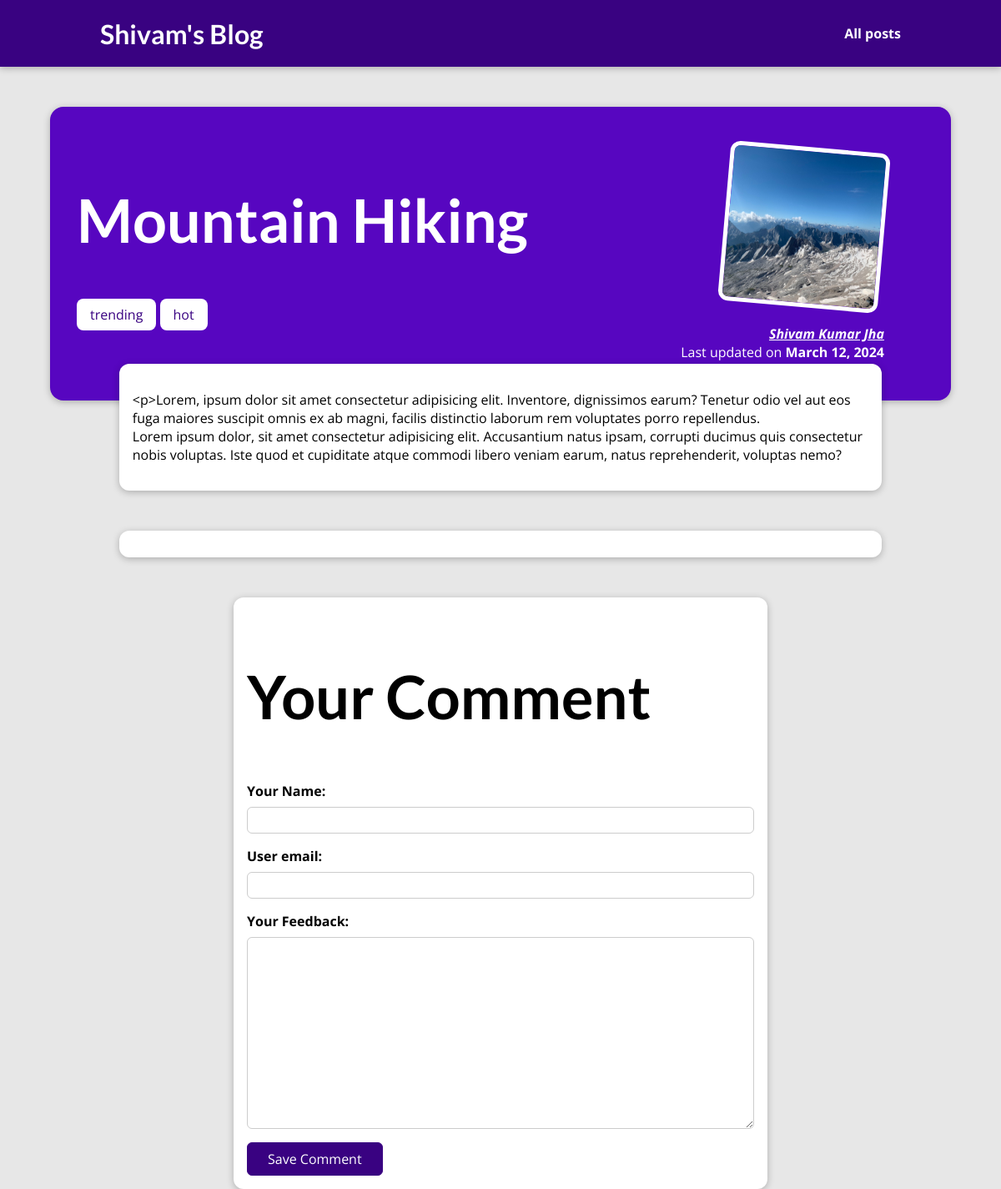
Page /posts/hike-in-the-mountains on the earlier database version.
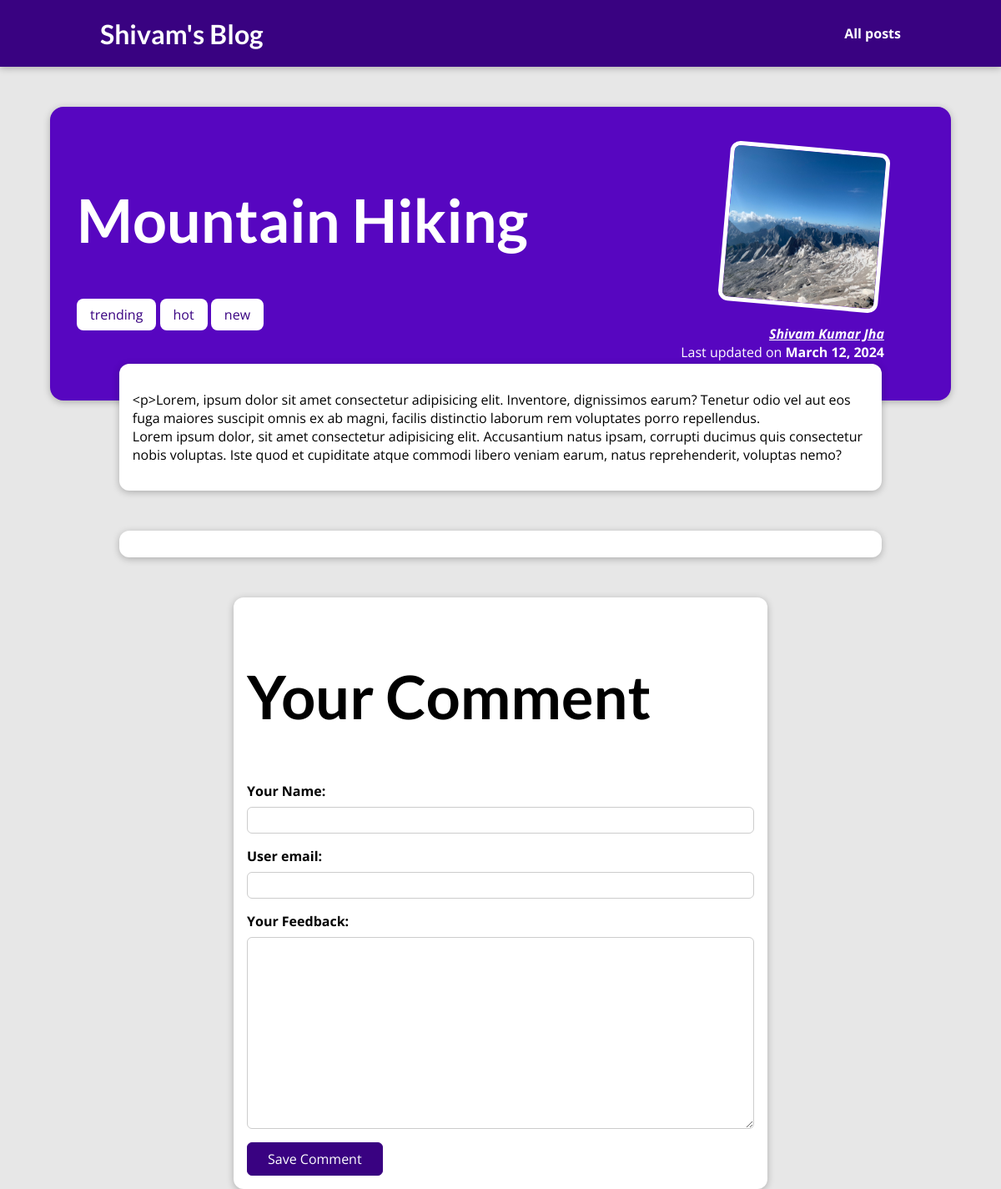
Same page on the later database version.
### blog/models.py (models this page shows, shortened)
class Blog(models.Model):
    title=models.CharField(max_length=50,null=False)
    image=models.ImageField(upload_to="images",null=True)
    excerpt=models.CharField(max_length=100)
    date=models.DateField()
    slug=models.SlugField(default="",blank=True, null=False,db_index=True)
    content=models.TextField(max_length=10000)
    author=models.ForeignKey(Author,on_delete=models.CASCADE,related_name="blogs",null=True)
    tags=models.ManyToManyField(Tags,null=True)

class Tags(models.Model):
    caption=models.CharField(max_length=20)

class Author(models.Model):
    firstname=models.CharField(max_length=30)
    lastname=models.CharField(max_length=30,null=True)
    email=models.CharField(max_length=30,null=True)
    picture=models.CharField(max_length=100,null=True)
    about=models.TextField(max_length=500,null=True)
    def __str__(self):
        return self.firstname+" "+self.lastname

### blog/views.py (the view, shortened to what this page needs)
# urls.py: path("posts/<slug:slug>", views.PostDetail.as_view(), name="post-detail-page"),
class PostDetail(View):
    def get(self,request,slug):
        blog=Blog.objects.get(slug=slug)
        context={
            "post":blog,
            "post_tags":blog.tags.all(),
            "comment_form":CommentForm(),
            "comments":blog.comments.all().order_by("-id")
        }
        return render(request,"blog/post-detail.html",context)

### blog/forms.py
class CommentForm(forms.ModelForm):
    class Meta:
        model=Comments
        exclude=["blog"]
        labels={
            "user_name":"Your Name",
            "comment_text":"Your Feedback"
        }
        error_messages={
            "user_name":{
                "required":"Your name must not be empty"}
        }

### blog/templates/blog/post-detail.html (shortened to what this page needs)
{% extends 'base.html' %}
{% load static %}
{% block css_files %}
<link rel="stylesheet" href="{% static 'blog/postdetail.css' %}" />
{% endblock %}
{% block content %}
<section id="summary">
    <h2>{{post.title}}</h2>
    <div>{% for tag in post_tags %}
        <span class="tag">{{tag.caption}}</span>
        {% endfor %}
    </div>
    <article>
        <img src="{{post.image.url}}" alt="Post Title" />
        <a href="{% url "author-page" post.author.firstname %}" style="color: white;">
        <address>{{post.author}}</address></a>
        <div>
            Last updated on <time>{{post.date}}</time>
        </div>
    </article>
    <main>
        {{post.content|linebreaks}}
    </main>
    <section id="comments">
    </section>
    <section id="comment-form">
    <h2 style="color: black;">Your Comment</h2>
        <form action="{% url "post-detail-page" post.slug %}" method="POST">
            {% for form_field in comment_form %}
            <div class="form-control">
                {{ form_field.label_tag}}
                {{form_field}}
            </div>
            {% endfor %}
            <button>Save Comment</button>
        </form>
</section>
</section>
{% endblock %}

### templates/base.html (shortened to what this page needs)
{% load static %}
<!DOCTYPE html>
<html lang="en">
<head>
    <link rel="stylesheet" href="{% static "app.css" %}">
    {% block css_files %}{% endblock %}
</head>
<body>
    <header id="main-navigation">
        <h1><a href="{% url "starting-page" %}">Shivam's Blog</a></h1>
        <nav>
            <a href="{% url "post-page" %}">All posts</a>
        </nav>
    </header>
    {% block content%}{% endblock %}
</body>
</html>

### static/app.css (style rules this page uses)
* { box-sizing: border-box; }
html { font-family: 'Open Sans', 'Lato', sans-serif; }
body { margin: 0; }
h1, h2, h3 { font-family: 'Lato', sans-serif; font-weight: bold; }
#main-navigation { width: 100%; height: 5rem; display: flex; justify-content: space-between; align-items: center; padding: 0 10%; position: absolute; top: 0; left: 0; }
#main-navigation a { text-decoration: none; color: white; font-weight: bold; }

### blog/static/blog/postdetail.css (style rules this page uses)
body { background-color: #e7e7e7; }
#main-navigation { background-color: #390281; box-shadow: 0 2px 8px rgba(0, 0, 0, 0.25); }
#summary { margin: 8rem auto 3rem auto; padding: 2rem; width: 90%; max-width: 90rem; border-radius: 16px; background-color: #5706c0; position: relative; box-shadow: 0 2px 8px rgba(0, 0, 0, 0.25); height: 22rem; }
#summary h2 { color: white; font-size: 4.5rem; }
#summary article { position: absolute; top: 2rem; right: 3rem; padding: 1rem 2rem; border-radius: 12px; text-align: right; color: white; }
#summary article img { width: 12rem; height: 12rem; border-radius: 12px; transform: rotateZ(5deg); border: 5px solid white; margin-bottom: 1rem; }
#summary address { font-weight: bold; }
#summary time { font-weight: bold; }
main { width: 90%; max-width: 90rem; margin: 3rem auto; background-color: white; padding: 1rem; border-radius: 12px; box-shadow: 0 2px 8px rgba(0, 0, 0, 0.25); }
.tag { background-color: white; color: #390281; padding: 0.5rem 1rem; border-radius: 8px; }
#comment-form { margin: 3rem auto; width: 90%; max-width: 40rem; border-radius: 12px; background-color: white; box-shadow: 0 2px 8px rgba(0, 0, 0, 0.25); padding: 1rem; }
#comment-form button { font: inherit; background-color: #390281; color: white; border: 1px solid #390281; padding: 0.5rem 1.5rem; border-radius: 6px; cursor: pointer; }
.form-control { margin-bottom: 1rem; }
.form-control label { font-weight: bold; margin-bottom: 0.5rem; display: block; }
.form-control input, .form-control textarea { display: block; width: 100%; font: inherit; padding: 0.25rem; border-radius: 6px; border: 1px solid #ccc; }
#comments { margin: 3rem auto; width: 90%; max-width: 60rem; border-radius: 12px; background-color: white; box-shadow: 0 2px 8px rgba(0, 0, 0, 0.25); padding: 1rem 2rem; }

Differences in the rows shown:
added Tags: caption "new"
